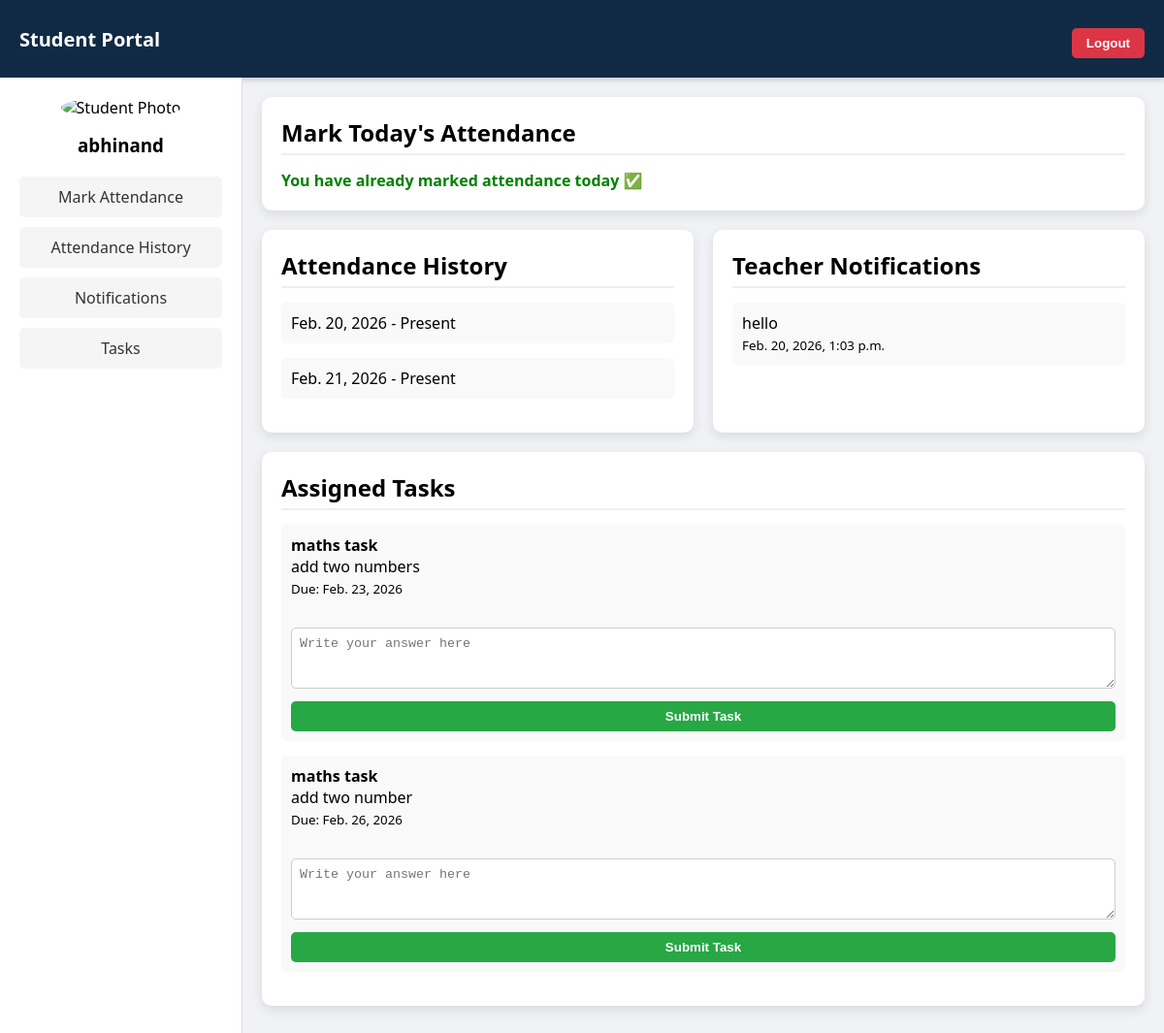
The app's page /student-home/ (signed in) with its own data.
### attendence/models.py (models this page shows, shortened)
class CustomUser(AbstractUser):
    ROLE_CHOICES = (
        ('admin', 'Admin'),
        ('teacher', 'Teacher'),
        ('student', 'Student'),
    )
    role = models.CharField(max_length=10, choices=ROLE_CHOICES)

class Attendance(models.Model):
    student = models.ForeignKey(settings.AUTH_USER_MODEL, on_delete=models.CASCADE)
    date = models.DateField(auto_now_add=True)
    status = models.CharField(max_length=10, default="Present")

class Notification(models.Model):
    teacher = models.ForeignKey(settings.AUTH_USER_MODEL, on_delete=models.CASCADE)
    message = models.TextField()
    created_at = models.DateTimeField(auto_now_add=True)

class Task(models.Model):
    teacher = models.ForeignKey(settings.AUTH_USER_MODEL, on_delete=models.CASCADE)
    title = models.CharField(max_length=100)
    description = models.TextField()
    assigned_to = models.ForeignKey(settings.AUTH_USER_MODEL, related_name="tasks", on_delete=models.CASCADE)
    created_at = models.DateTimeField(auto_now_add=True)
    due_date = models.DateField(null=True, blank=True)

### attendence/views.py (the view, shortened to what this page needs)
# urls.py: path('student-home/', views.student_home, name="student_home"),
@login_required
def student_home(request):
    if request.user.role != "student":
        return redirect("login")
    today = timezone.now().date()
    already_marked = Attendance.objects.filter(
        student=request.user,
        date=today
    ).exists()
    attendance = Attendance.objects.filter(student=request.user)
    tasks = Task.objects.filter(assigned_to=request.user)
    notifications = Notification.objects.all()
    context = {
        "attendance": attendance,
        "tasks": tasks,
        "notifications": notifications,
        "already_marked": already_marked,
    }
    return render(request, "student_home.html", context)

### attendence/Templates/student_home.html (shortened to what this page needs)
{% load static %}
<!DOCTYPE html>
<html lang="en">
<head>
    <link rel="stylesheet" href="{% static 'css/style.css' %}">
</head>
<body>
<div class="navbar">
    <h2>Student Portal</h2>
    <form action="{% url 'logout' %}" method="POST">
        <button type="submit">Logout</button>
    </form>
</div>
<div class="main">
    <div class="sidebar">
        <img src="https://static.vecteezy.com/system/resources/previews/045/358/292/non_2x/a-cartoon-boy-in-a-school-uniform-vector.jpg" alt="Student Photo">
        <h3>{{ user.username }}</h3>
        <a href="#attendance">Mark Attendance</a>
        <a href="#history">Attendance History</a>
        <a href="#notifications">Notifications</a>
        <a href="#tasks">Tasks</a>
    </div>
    <div class="content">
        <div class="card" id="attendance">
            <h2>Mark Today's Attendance</h2>
            {% if already_marked %}
                <p class="message-success">
                    You have already marked attendance today ✅
                </p>
            {% else %}
                <form method="POST">
                    {% csrf_token %}
                    <input type="hidden" name="attendance_submit" value="1">
                    <button type="submit">Mark Attendance</button>
                </form>
            {% endif %}
        </div>
        <div class="grid">
            <div class="card" id="history">
                <h2>Attendance History</h2>
                {% for a in attendance %}
                    <div class="item-box">
                        {{ a.date }} - {{ a.status }}
                    </div>
                {% empty %}
                    <p>No attendance records</p>
                {% endfor %}
            </div>
            <div class="card" id="notifications">
                <h2>Teacher Notifications</h2>
                {% for n in notifications %}
                    <div class="item-box">
                        {{ n.message }} <br>
                        <small>{{ n.created_at }}</small>
                    </div>
                {% empty %}
                    <p>No notifications</p>
                {% endfor %}
            </div>
        </div>
        <div class="card" id="tasks">
            <h2>Assigned Tasks</h2>
            {% for task in tasks %}
                <div class="item-box">
                    <strong>{{ task.title }}</strong>
                    <p>{{ task.description }}</p>
                    <small>Due: {{ task.due_date }}</small>
                    <br><br>
                    {% with submitted=False %}
                        {% if not submitted %}
                            <form method="POST">
                                <textarea name="submission_text"
                                          rows="3"
                                          placeholder="Write your answer here"></textarea>
                                <button type="submit">Submit Task</button>
                            </form>
                        {% endif %}
                    {% endwith %}
                </div>
            {% empty %}
                <p>No tasks assigned</p>
            {% endfor %}
        </div>
    </div>
</div>
</body>
</html>

### attendence/static/css/style.css (style rules this page uses)
button { padding: 8px 15px; background-color: #28a745; color: white; border: none; border-radius: 5px; cursor: pointer; }

### attendence/Templates/student_home.html (style rules this page uses)
* { margin:0; padding:0; box-sizing:border-box; }
body { font-family:'Segoe UI', Tahoma, Geneva, Verdana, sans-serif; background:#f0f2f5; }
.navbar { height:80px; background:#102a46; color:white; display:flex; align-items:center; justify-content:space-between; padding:0 20px; box-shadow:0 2px 6px rgba(0,0,0,0.2); }
.navbar h2 { font-size:20px; }
.navbar button { background:#dc3545; border:none; padding:8px 15px; border-radius:5px; color:white; cursor:pointer; }
.main { display:flex; min-height:calc(100vh - 60px); }
.sidebar { width:250px; background:white; padding:20px; border-right:1px solid #ddd; text-align:center; }
.sidebar img { width:100px; height:100px; border-radius:50%; object-fit:cover; margin-bottom:15px; }
.sidebar h3 { margin-bottom:20px; }
.sidebar a { display:block; text-decoration:none; padding:10px; margin-bottom:10px; border-radius:5px; background:#f5f5f5; color:#333; transition:0.3s; }
.content { flex:1; padding:20px; }
.card { background:white; padding:20px; margin-bottom:20px; border-radius:10px; box-shadow:0 4px 12px rgba(0,0,0,0.1); }
.card h2 { margin-bottom:15px; border-bottom:2px solid #eee; padding-bottom:5px; }
.item-box { background:#f9f9f9; padding:10px; border-radius:5px; margin-bottom:15px; }
textarea, button { width:100%; padding:8px; border-radius:5px; border:1px solid #ccc; margin-top:8px; }
button { background:#28a745; color:white; border:none; cursor:pointer; font-weight:bold; }
.grid { display:grid; grid-template-columns:1fr 1fr; gap:20px; }
.message-success { color:green; font-weight:bold; }

### records on screen
CustomUser: username "abhinand"
Attendance: date "Feb. 20, 2026", status "Present"
Attendance: date "Feb. 21, 2026", status "Present"
Notification: message "hello", created_at "Feb. 20, 2026, 1:03 p.m."
Task: title "maths task", description "add two numbers", due_date "Feb. 23, 2026"
Task: title "maths task", description "add two number", due_date "Feb. 26, 2026"
